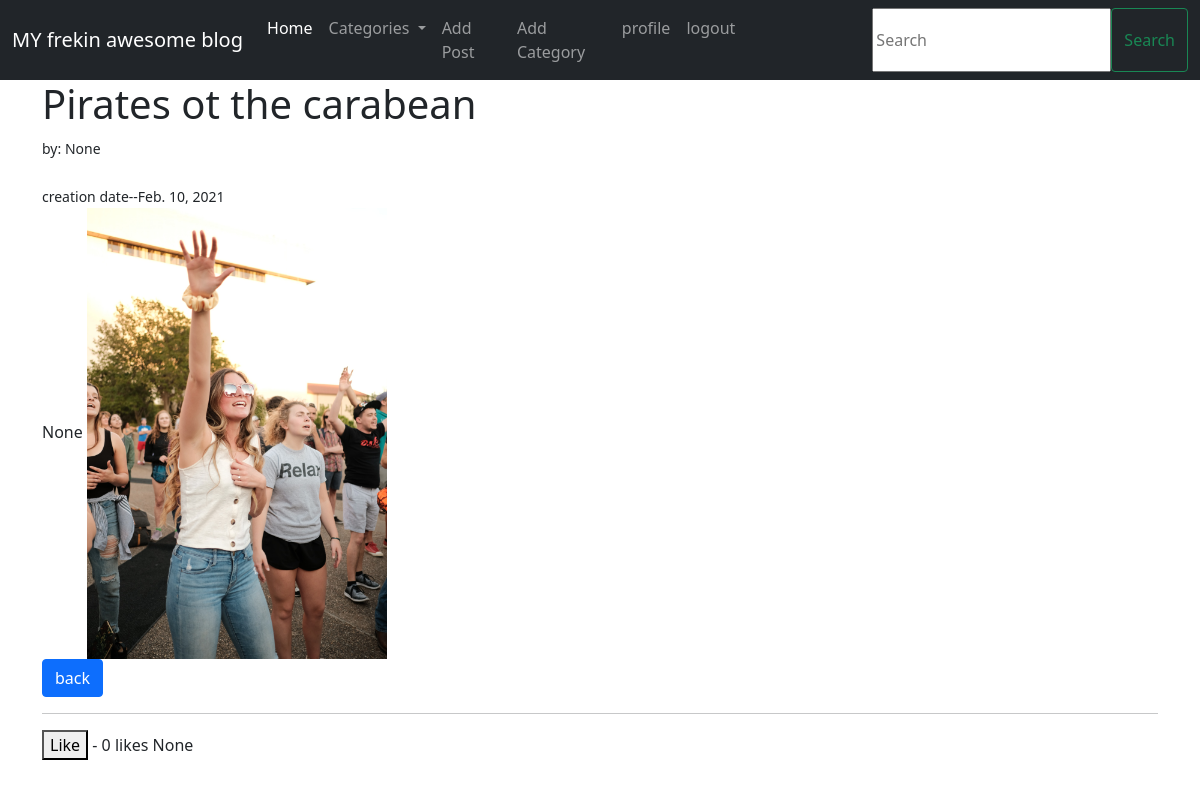
Screenshot of /article/11/ (signed in) with the database file from the repository.
### app/models.py (models this page shows, shortened)
class Post(models.Model):
	title=models.CharField(max_length=255,null=True,blank=True)
	title_tag=models.CharField(max_length=255,default="")
	author=models.ForeignKey(MyUser,on_delete=models.CASCADE,null=True,blank=True)
	bio=models.TextField(null=True,blank=True)
	body=RichTextField(blank=True,null=True)
	post_date=models.DateField(auto_now_add=True)
	category=models.CharField(max_length=255,default='uncategorized')
	likes=models.ManyToManyField(MyUser,related_name='blog_post')
	header_image=models.ImageField(null=True, blank=True, upload_to="images/")

class MyUser(AbstractBaseUser):
	email=models.EmailField(verbose_name='email_address',max_length=255,unique=True)
	first_name=models.CharField(max_length=100,default="none")
	last_name=models.CharField(max_length=100,default="none")
	is_active=models.BooleanField(default=True)
	is_admin=models.BooleanField(default=False)
	objects=MyUserManager()
	USERNAME_FIELD='email'

class UserProfile(models.Model):
	user=models.OneToOneField(MyUser,on_delete=models.CASCADE,null=True,blank=True)
	bio=models.TextField(null=True,blank=True)
	profile_image=models.ImageField(null=True, blank=True, upload_to="images/")

### app/views.py (the view)
# urls.py: path('article/<int:pk>/',ArticleDetailView,name='ac'),
def ArticleDetailView(request,pk):
	object=Post.objects.get(id=pk)
	liked=False
	context={}
	context['post']=object
	total_likes=len(object.likes.all())
	cat_menu=Category.objects.all()
	context["cat_menu"]=cat_menu
	context["total_likes"]=total_likes
	return render(request,'app/article_details.html',context)

### app/models.py (called while the page is built)
	def __str__(self):
		return self.name

### templates/app/article_details.html (shortened to what this page needs)
{%extends 'app/base.html'%}
{% block content %}
<h1>{{post.title}}</h1>
<small> by: {{post.author}}<br/>
	{{post.title_tag}}</br> creation date--{{post.post_date}}
</small></br>
{{ post.body|safe }}
{% if post.header_image %}
<img src="{{post.header_image.url}}
" style="max-width: 300px;">
{%endif%}
<a href="{% url 'home' %}" class="btn btn-primary"> back</a>
<br/>
<hr/>
<form action="{% url 'like_post' post.pk %}" method="POST">
	{% if liked %}
		<button type="submit" name="post_id" value="{{post.id}}" class="btn-btn-danger">unLike</button>
		{%else%}
	<button type="submit" name="post_id" value="{{post.id}}" class="btn-btn-primary">Like</button> -
{%endif%}
	 {{ total_likes }} likes
{{user.userprofile.bio}}
</form>
{%endblock%}

### rows the page displays
Post: title "Pirates ot the carabean", author "None", post_date "Feb. 10, 2021", body "None", header_image (picture)
MyUser: userprofile.bio "None"

### other values shown
{{ total_likes }} "0"
